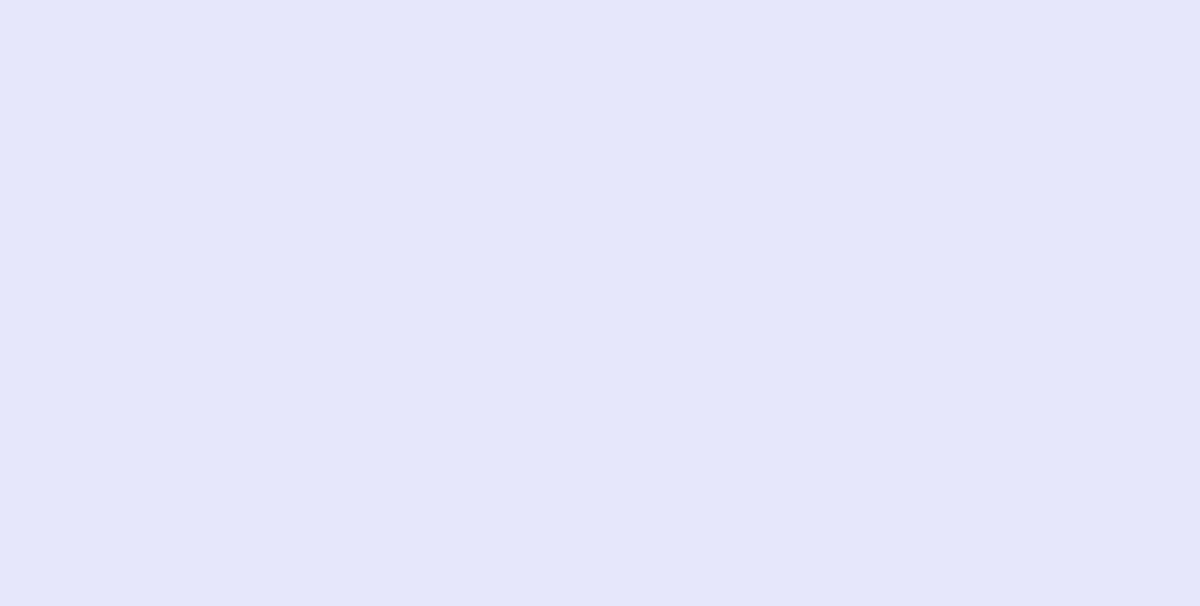
Frame 1 (no input)
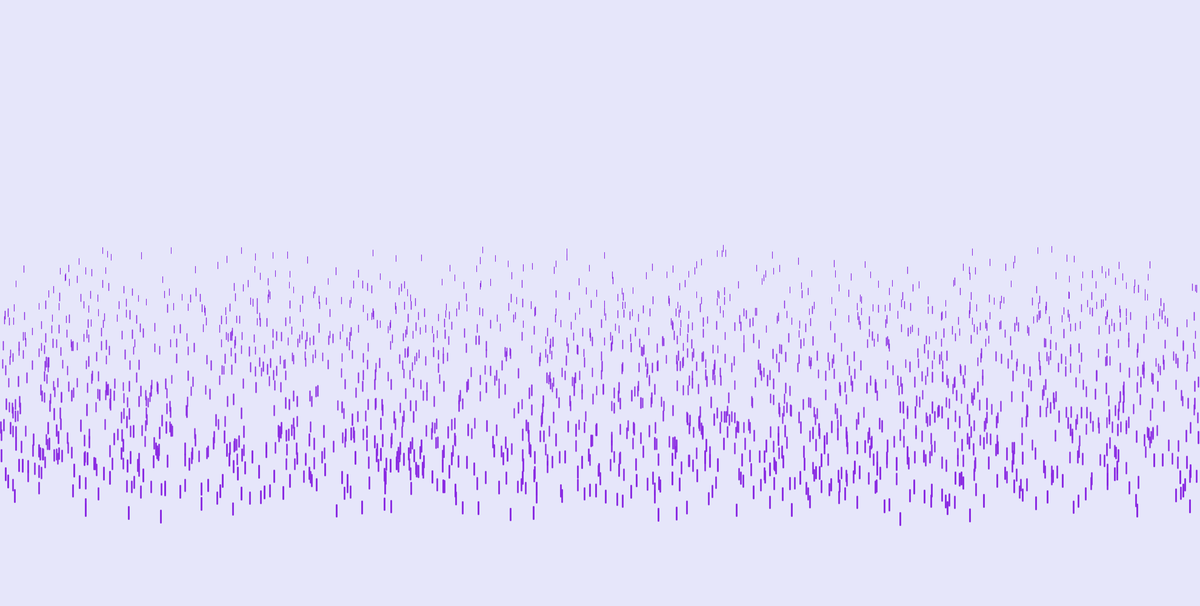
Frame 60 (the mouse pressed at the canvas centre just before this capture)
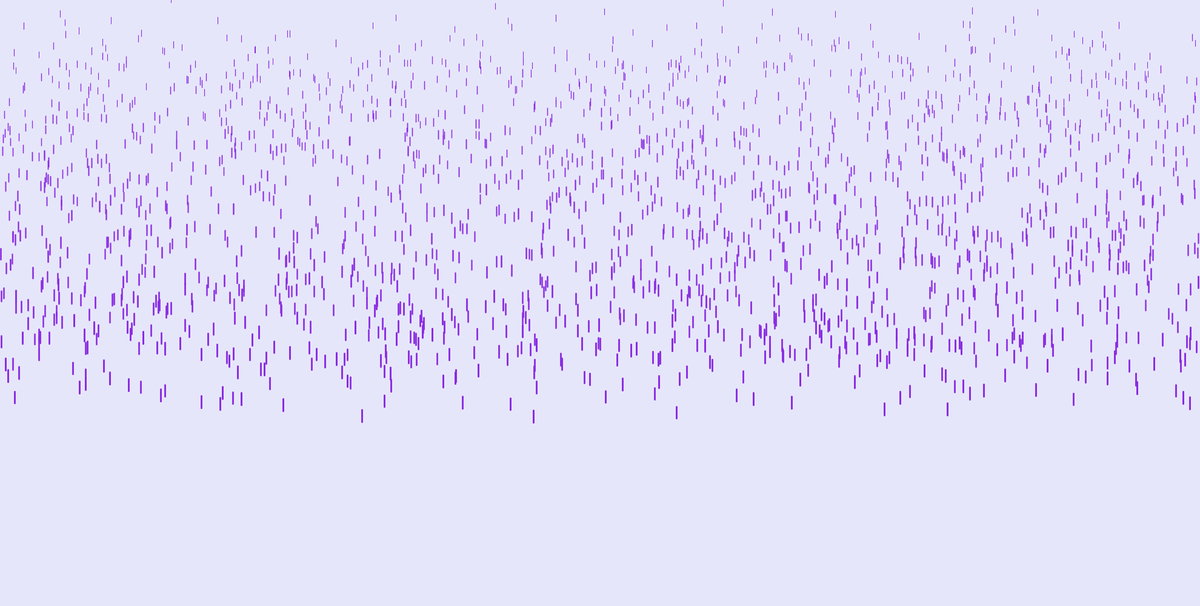
Frame 120 (the mouse held since frame 60 and released just before this capture)

The Processing sketch that drew these frames (run headless with seeded random() and noise(); from frame 60 on, the mouse is pressed at the canvas centre):

// Processing sketch: rain
// ── rain.pde
// Purple Rain
// 138,43,226
// 230,230,250


Drop[] drops = new Drop[2000];

void setup(){
  size(1980,1000);
  for (int i=0;i<drops.length;i++){
    drops[i] = new Drop();
  }

}

void draw(){
  background(230,230,250);
    for (int i=0;i<drops.length;i++){
    drops[i].fall();
    drops[i].show();
  }
}

// ── Drop.pde
class Drop {
  float x = random(width);
  float y = random(-200,-100);
  float z = random(0,20);  
  float len = map(z,0,20,10,20);
  float ySpeed= map(z,0,20,4,10);
  void fall(){
    y+=ySpeed;
    float grav = map(z,0,20,0,0.2);
    ySpeed+=0.2;   
    if (y > height){
      y = random(-200,-100);
      ySpeed= map(z,0,20,4,10);
    }
  }
  
  void show(){
    float  thick = map(z,0,20,1,3);
    strokeWeight(thick);
    stroke(138,43,226);
    line(x,y,x,y+len);
  }
}
